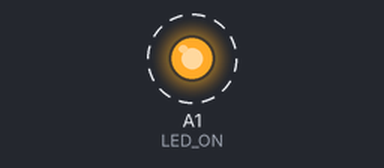
The sketch below on a simulated Arduino Uno, built with avr-gcc and run on an emulated ATmega328P. On the bench: output pins drawn as LEDs (lit = HIGH). Dashed ring = blinking.

Above: at 0.5 s.
Timing chart, 0 to 4.6 s (numbered marks = the images above):
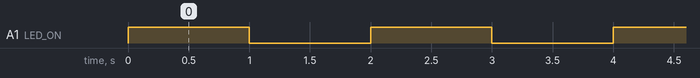

The sketch:

sensores.ino
```cpp
#define LED_ON A1

void setup() {
  pinMode(LED_ON, OUTPUT);
}
void loop() {
  digitalWrite(LED_ON, HIGH);
  delay(1000);
  digitalWrite(LED_ON, LOW);
  delay(1000);
}
```

Measured:
- by itself, A1 (LED_ON): alternates HIGH for 1.0 s and LOW for 1.0 s
